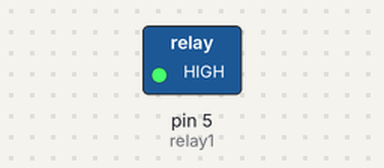
The sketch below on a simulated Arduino Uno, built with avr-gcc and run on an emulated ATmega328P. On the bench: switched loads named in the sketch (green lamp = pin HIGH).

Above: at 0.5 s.
At 5.0 s:
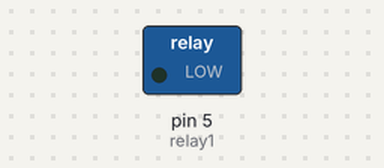
Timing chart, 0 to 6.9 s (numbered marks = the images above):
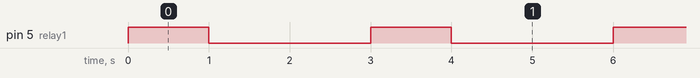

Measured:
- by itself, pin 5 (relay1): alternates HIGH for 1.0 s and LOW for 2.0 s

The sketch:

1-channel-relay-module-test.ino
```cpp
/*
  1-Channel Relay Module Test
  Turns an Relay for one second, then off for two second, repeatedly.
  this code only made for DIY module based on BC548 that
  HIGH = Relay ON
  LOW = Relay OFF

  created: 26 july 2020
  by Fiki Firmansyah

  This example code is on GitHub.
  http://www.
*/

// make an alias to your arduino pin
byte relay1 = 5;                    // make an alias for digital pin 5 arduino as "relay1" you can change it as you will.

// the setup function runs once when you press reset or power the board
void setup() {
  pinMode(relay1, OUTPUT);          // initialize digital pin "relay1" as an output.
}

// the loop function runs over and over again forever
void loop() {
  digitalWrite(relay1, HIGH);        // turn the relay1 ON (HIGH is the voltage level)
  delay(1000);                       // wait for a second
  digitalWrite(relay1, LOW);         // turn the relay2 OFF by making the voltage LOW
  delay(2000);                       // wait for two second
}
```
